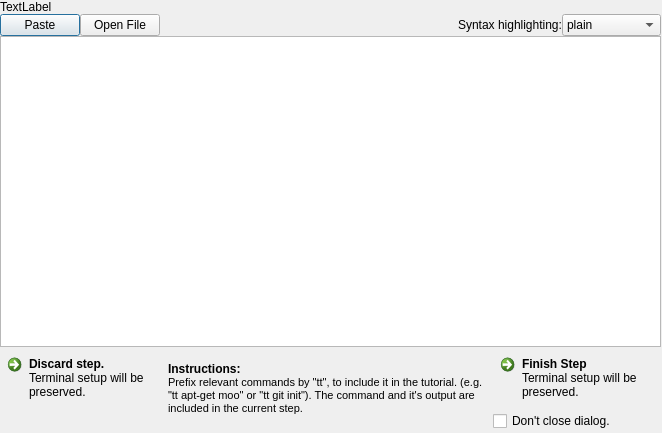
<?xml version="1.0" encoding="UTF-8"?>
<ui version="4.0">
 <class>TextDialog</class>
 <widget class="QDialog" name="TextDialog">
  <property name="geometry">
   <rect>
    <x>0</x>
    <y>0</y>
    <width>662</width>
    <height>433</height>
   </rect>
  </property>
  <property name="windowTitle">
   <string>Dialog</string>
  </property>
  <widget class="QWidget" name="verticalLayoutWidget">
   <property name="geometry">
    <rect>
     <x>0</x>
     <y>0</y>
     <width>661</width>
     <height>431</height>
    </rect>
   </property>
   <layout class="QVBoxLayout" name="verticalLayout" stretch="0,1,0">
    <property name="spacing">
     <number>0</number>
    </property>
    <property name="sizeConstraint">
     <enum>QLayout::SetDefaultConstraint</enum>
    </property>
    <item>
     <layout class="QHBoxLayout" name="horizontalLayout">
      <item>
       <widget class="QLabel" name="label">
        <property name="text">
         <string>TextLabel</string>
        </property>
       </widget>
      </item>
     </layout>
    </item>
    <item>
     <layout class="QVBoxLayout" name="verticalLayout_4">
      <item>
       <layout class="QVBoxLayout" name="verticalLayout_5">
        <item>
         <layout class="QHBoxLayout" name="horizontalLayout_4">
          <item>
           <widget class="QPushButton" name="pushButton">
            <property name="text">
             <string>Paste</string>
            </property>
           </widget>
          </item>
          <item>
           <widget class="QPushButton" name="pushButton_2">
            <property name="text">
             <string>Open File</string>
            </property>
           </widget>
          </item>
          <item>
           <spacer name="horizontalSpacer">
            <property name="orientation">
             <enum>Qt::Horizontal</enum>
            </property>
            <property name="sizeHint" stdset="0">
             <size>
              <width>40</width>
              <height>20</height>
             </size>
            </property>
           </spacer>
          </item>
          <item>
           <widget class="QLabel" name="label_3">
            <property name="text">
             <string>Syntax highlighting:</string>
            </property>
           </widget>
          </item>
          <item>
           <widget class="QComboBox" name="comboBox">
            <property name="currentIndex">
             <number>12</number>
            </property>
            <item>
             <property name="text">
              <string>actionscript3</string>
             </property>
            </item>
            <item>
             <property name="text">
              <string>bash</string>
             </property>
            </item>
            <item>
             <property name="text">
              <string>csharp</string>
             </property>
            </item>
            <item>
             <property name="text">
              <string>cpp</string>
             </property>
            </item>
            <item>
             <property name="text">
              <string>css</string>
             </property>
            </item>
            <item>
             <property name="text">
              <string>diff</string>
             </property>
            </item>
            <item>
             <property name="text">
              <string>erlang</string>
             </property>
            </item>
            <item>
             <property name="text">
              <string>groovy</string>
             </property>
            </item>
            <item>
             <property name="text">
              <string>javascript</string>
             </property>
            </item>
            <item>
             <property name="text">
              <string>java</string>
             </property>
            </item>
            <item>
             <property name="text">
              <string>perl</string>
             </property>
            </item>
            <item>
             <property name="text">
              <string>php</string>
             </property>
            </item>
            <item>
             <property name="text">
              <string>plain</string>
             </property>
            </item>
            <item>
             <property name="text">
              <string>python</string>
             </property>
            </item>
            <item>
             <property name="text">
              <string>ruby</string>
             </property>
            </item>
            <item>
             <property name="text">
              <string>scala</string>
             </property>
            </item>
            <item>
             <property name="text">
              <string>xml</string>
             </property>
            </item>
           </widget>
          </item>
         </layout>
        </item>
        <item>
         <widget class="QTextEdit" name="textEdit"/>
        </item>
       </layout>
      </item>
     </layout>
    </item>
    <item>
     <layout class="QHBoxLayout" name="horizontalLayout_2" stretch="0,1,0">
      <item>
       <layout class="QVBoxLayout" name="verticalLayout_3" stretch="1,0">
        <item>
         <widget class="QCommandLinkButton" name="commandLinkButton_2">
          <property name="text">
           <string>Discard step.</string>
          </property>
          <property name="description">
           <string>Terminal setup will be preserved.</string>
          </property>
         </widget>
        </item>
        <item>
         <spacer name="verticalSpacer">
          <property name="orientation">
           <enum>Qt::Vertical</enum>
          </property>
          <property name="sizeHint" stdset="0">
           <size>
            <width>20</width>
            <height>22</height>
           </size>
          </property>
         </spacer>
        </item>
       </layout>
      </item>
      <item>
       <widget class="QLabel" name="label_2">
        <property name="text">
         <string>&lt;!DOCTYPE HTML PUBLIC &quot;-//W3C//DTD HTML 4.0//EN&quot; &quot;http://www.w3.org/TR/REC-html40/strict.dtd&quot;&gt;
&lt;html&gt;&lt;head&gt;&lt;meta name=&quot;qrichtext&quot; content=&quot;1&quot; /&gt;&lt;style type=&quot;text/css&quot;&gt;
p, li { white-space: pre-wrap; }
&lt;/style&gt;&lt;/head&gt;&lt;body style=&quot; font-family:'Sans'; font-size:8pt; font-weight:400; font-style:normal;&quot;&gt;
&lt;table style=&quot;-qt-table-type: root; margin-top:4px; margin-bottom:4px; margin-left:4px; margin-right:4px;&quot;&gt;
&lt;tr&gt;
&lt;td style=&quot;border: none;&quot;&gt;
&lt;p style=&quot; margin-top:0px; margin-bottom:0px; margin-left:0px; margin-right:0px; -qt-block-indent:0; text-indent:0px;&quot;&gt;&lt;span style=&quot; font-size:9pt; font-weight:600;&quot;&gt;Instructions:&lt;/span&gt;&lt;/p&gt;
&lt;p style=&quot; margin-top:0px; margin-bottom:0px; margin-left:0px; margin-right:0px; -qt-block-indent:0; text-indent:0px;&quot;&gt;Prefix relevant commands by &amp;quot;tt&amp;quot;, to include it in the tutorial. (e.g. &amp;quot;tt apt-get moo&amp;quot; or &amp;quot;tt git init&amp;quot;). The command and it's output are included in the current step. &lt;/p&gt;&lt;/td&gt;&lt;/tr&gt;&lt;/table&gt;&lt;/body&gt;&lt;/html&gt;</string>
        </property>
        <property name="wordWrap">
         <bool>true</bool>
        </property>
       </widget>
      </item>
      <item>
       <layout class="QVBoxLayout" name="verticalLayout_2">
        <item>
         <widget class="QCommandLinkButton" name="commandLinkButton">
          <property name="text">
           <string>Finish Step</string>
          </property>
          <property name="description">
           <string>Terminal setup will be preserved.</string>
          </property>
         </widget>
        </item>
        <item>
         <widget class="QCheckBox" name="checkBox">
          <property name="text">
           <string>Don't close dialog.</string>
          </property>
          <property name="tristate">
           <bool>false</bool>
          </property>
         </widget>
        </item>
       </layout>
      </item>
     </layout>
    </item>
   </layout>
  </widget>
 </widget>
 <resources/>
 <connections/>
</ui>
